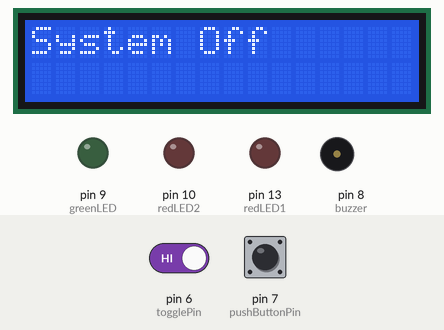
The sketch below on a simulated Arduino Uno, built with avr-gcc and run on an emulated ATmega328P. Shown: 16×2 character LCD, output pins drawn as LEDs (lit = HIGH), buzzer (waves = sounding, pin HIGH). Inputs (shaded band) come from the test bench; at power-on: pin 6 (togglePin) HIGH, pin 7 (pushButtonPin) HIGH. What the sketch prints to the serial monitor is not drawn.

Above: at 1.2 s.
1.3 s: pin 6 (togglePin) driven LOW
At 2.2 s:
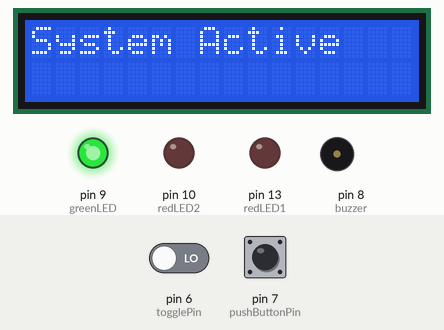
4.3 s: pin 7 (pushButtonPin) pulled LOW for 0.15 s
At 4.61 s:
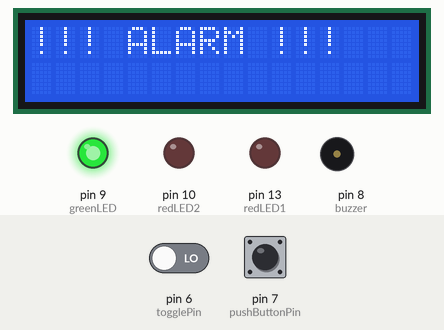
7.4 s: pin 7 (pushButtonPin) pulled LOW for 0.15 s
At 7.48 s:
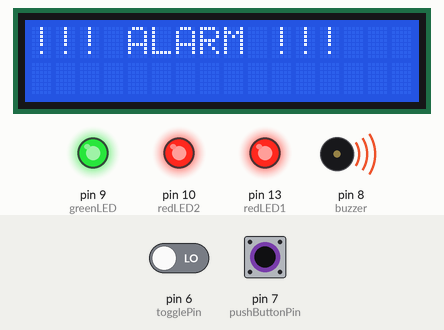
10.5 s: pin 6 (togglePin) driven HIGH
At 11.7 s:
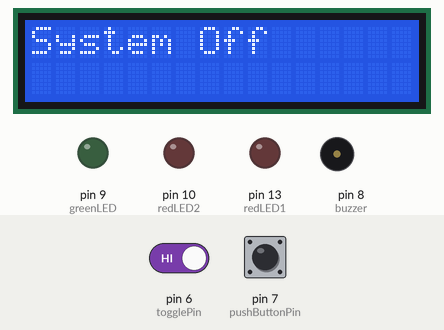
13.5 s: pin 6 (togglePin) driven LOW
At 14.7 s:
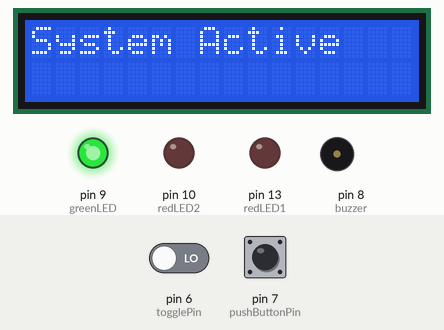
16.5 s: pin 7 (pushButtonPin) pulled LOW for 0.15 s
At 16.81 s:
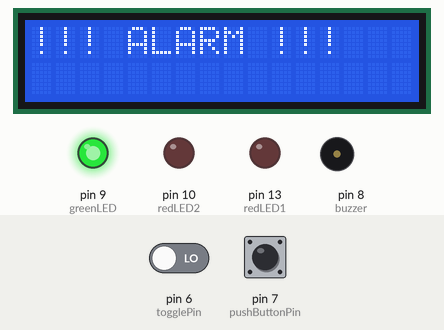
Timing chart, 0 to 19.5 s (numbered marks = the images above; inputs shaded):
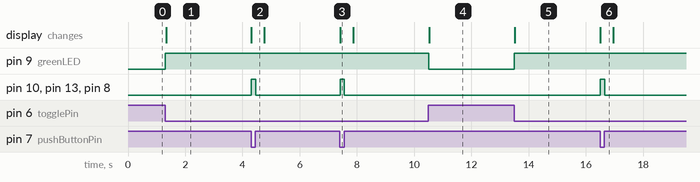

The sketch:

sketch_nov18a.ino
```cpp
#include <LiquidCrystal.h>

// LCD pins
LiquidCrystal lcd(12, 11, 5, 4, 3, 2);

// Pin assignments
const int greenLED = 9;
const int redLED1 = 13;
const int redLED2 = 10;
const int buzzer = 8;

const int togglePin = 6;
const int pushButtonPin = 7;

void setup() {
  Serial.begin(9600);

  // LCD
  lcd.begin(16, 2);
  lcd.clear();

  // LEDs
  pinMode(greenLED, OUTPUT);
  pinMode(redLED1, OUTPUT);
  pinMode(redLED2, OUTPUT);

  // Buzzer
  pinMode(buzzer, OUTPUT);

  // Switches
  pinMode(togglePin, INPUT_PULLUP);     // toggle wired to GND → use pull-up
  pinMode(pushButtonPin, INPUT_PULLUP); // button wired to GND

  // Start with everything off
  digitalWrite(greenLED, LOW);
  digitalWrite(redLED1, LOW);
  digitalWrite(redLED2, LOW);
  digitalWrite(buzzer, LOW);

  lcd.print("System Ready");
}

void loop() {
  int toggleState = digitalRead(togglePin);       // HIGH = OFF, LOW = ON
  int buttonState = digitalRead(pushButtonPin);   // LOW when pressed

  // Toggle OFF → system disabled
  if (toggleState == HIGH) {
    lcd.clear();
    lcd.print("System Off");

    digitalWrite(greenLED, LOW);
    digitalWrite(redLED1, LOW);
    digitalWrite(redLED2, LOW);
    digitalWrite(buzzer, LOW);
    return;
  }

  // Toggle ON → system ready
  digitalWrite(greenLED, HIGH);
  lcd.clear();
  lcd.print("System Active");

  // Optional debug
  // Serial.println("alarm ");

  // Check alarm trigger
  if (buttonState == LOW) {
    triggerAlarm();
  }
}

void triggerAlarm() {
  lcd.clear();
  lcd.print("!!! ALARM !!!");

  // Tell Python: alarm has started
  Serial.println("ALARM_TRIGGERED");

  // Blink red LEDs + buzzer for as long as button is pressed
  while (digitalRead(pushButtonPin) == LOW) {
    digitalWrite(redLED1, HIGH);
    digitalWrite(redLED2, HIGH);
    digitalWrite(buzzer, HIGH);
    delay(150);

    digitalWrite(redLED1, LOW);
    digitalWrite(redLED2, LOW);
    digitalWrite(buzzer, LOW);
    delay(150);
  }

  // After alarm stops
  lcd.clear();
  lcd.print("System Active");

  // Tell Python: alarm ended, safe again
  Serial.println("ALARM_CLEARED");
}
```

Measured:
- after the input at 1.3 s, pin 9 (greenLED): LOW → HIGH at once; the display: changes at once (image 1)
- after the input at 4.3 s, pin 10 (redLED2), pin 13 (redLED1), pin 8 (buzzer): LOW → HIGH at once, → LOW 0.15 s later; the display: changes at once (image 2)
- after the input at 7.4 s, pin 10 (redLED2), pin 13 (redLED1), pin 8 (buzzer): LOW → HIGH at once, → LOW 0.15 s later; the display: changes at once (image 3)
- after the input at 10.5 s, pin 9 (greenLED): HIGH → LOW at once; the display: changes at once (image 4)
- after the input at 13.5 s, pin 9 (greenLED): LOW → HIGH at once; the display: changes at once (image 5)
- after the input at 16.5 s, pin 10 (redLED2), pin 13 (redLED1), pin 8 (buzzer): LOW → HIGH at once, → LOW 0.15 s later; the display: changes at once (image 6)
